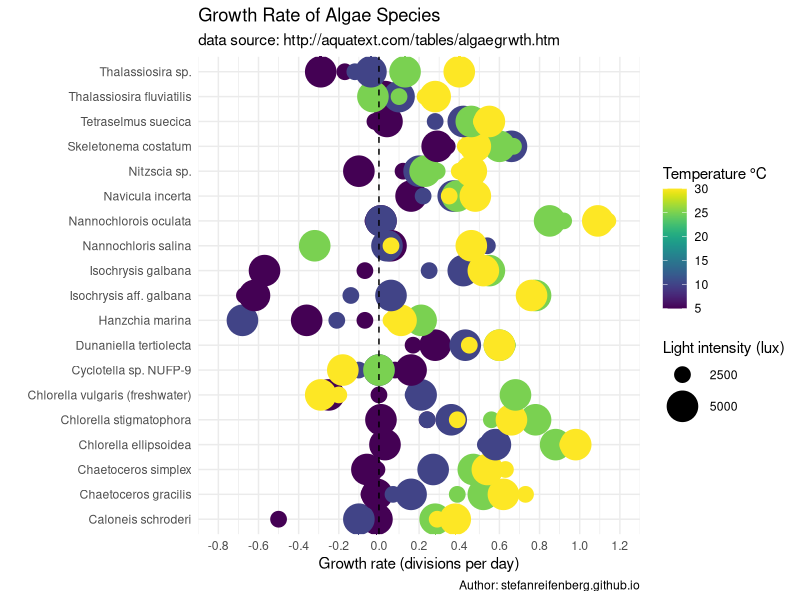

Source code (R):
library(tidyverse) # :)
library(readxl) # read excel files
library(viridis) # color palatte

# read data(i pretidied my data in excel)
data <- read_excel("tidydata.xlsx", col_names = TRUE)

# build the scatterplot
plot <- ggplot(data, aes(x=Growth_Rate, y=Species)) + 
  geom_point(aes(col=Temperature, size=Light_intensity)) +
  theme_minimal() +
  scale_size(breaks=c(2500,5000), range = c(5,10)) +
  scale_color_viridis() +
  scale_x_continuous(breaks=seq(-0.8,1.2,0.2), limits = c(-0.8,1.2)) +
  geom_vline(xintercept = 0.0, linetype = "dashed") +
  labs(subtitle="data source: http://aquatext.com/tables/algaegrwth.htm", 
       y="", 
       x="Growth rate (divisions per day)", 
       title="Growth Rate of Algae Species", 
       caption = "Author: stefanreifenberg.github.io",
       size= "Light intensity (lux)",
       col="Temperature °C")
plot
